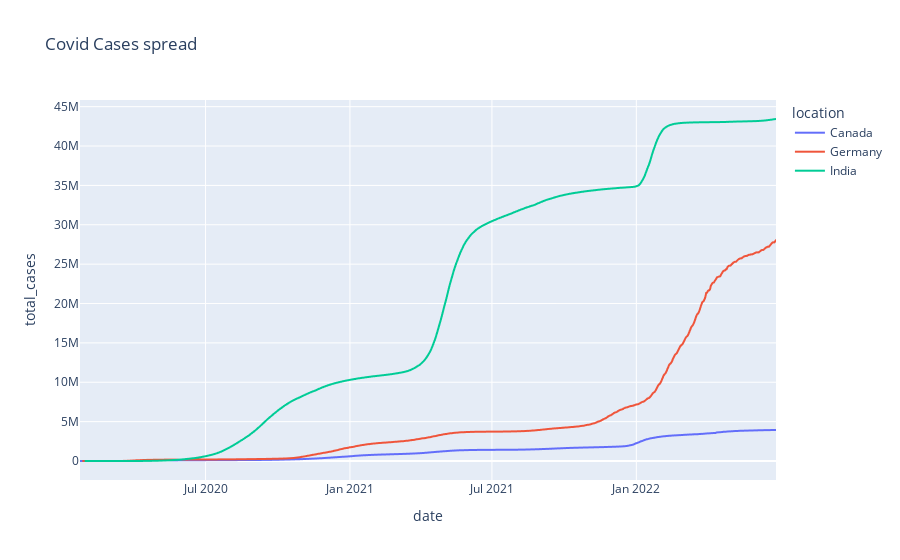

Source (notebook cell):
### Code cell
#plotting the cases spread for 3 countries
fig=px.line(df_countries, x= "date", y= "total_cases",color='location', title= "Covid Cases spread")
fig.show()

### Figure 1 — Plotly figure (JSON) as saved in the notebook; plotly's stock layout.template omitted (floating-point values rounded to 4 significant figures; data arrays with more than 128 entries replaced by an {"elided": "..."} marker saying what was removed)
{"data": [{"hovertemplate": "location=Canada<br>date=%{x}<br>total_cases=%{y}<extra></extra>", "legendgroup": "Canada", "line": {"color": "#636efa", "dash": "solid"}, "marker": {"symbol": "circle"}, "mode": "lines", "name": "Canada", "showlegend": true, "type": "scattergl", "x": {"elided": "888 str values"}, "xaxis": "x", "y": {"elided": "888 int values"}, "yaxis": "y"}, {"hovertemplate": "location=Germany<br>date=%{x}<br>total_cases=%{y}<extra></extra>", "legendgroup": "Germany", "line": {"color": "#EF553B", "dash": "solid"}, "marker": {"symbol": "circle"}, "mode": "lines", "name": "Germany", "showlegend": true, "type": "scattergl", "x": {"elided": "884 str values"}, "xaxis": "x", "y": {"elided": "884 int values"}, "yaxis": "y"}, {"hovertemplate": "location=India<br>date=%{x}<br>total_cases=%{y}<extra></extra>", "legendgroup": "India", "line": {"color": "#00cc96", "dash": "solid"}, "marker": {"symbol": "circle"}, "mode": "lines", "name": "India", "showlegend": true, "type": "scattergl", "x": {"elided": "881 str values"}, "xaxis": "x", "y": {"elided": "881 int values"}, "yaxis": "y"}], "layout": {"legend": {"title": {"text": "location"}, "tracegroupgap": 0}, "title": {"text": "Covid Cases spread"}, "xaxis": {"anchor": "y", "domain": [0, 1], "title": {"text": "date"}}, "yaxis": {"anchor": "x", "domain": [0, 1], "title": {"text": "total_cases"}}}}
